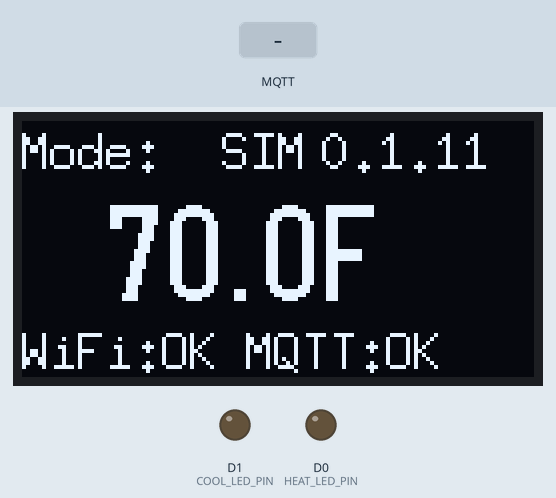
A program run on a simulated ESP8266 (NodeMCU). On the bench: 128×64 one-colour display, output pins drawn as LEDs (lit = HIGH). Inputs (shaded band) come from the test bench. WiFi joins after 1.5 s; servers stay silent unless stated; no MQTT or app messages arrive unless stated; not simulated (calls return 0 or success): secrets.h; names the files do not define were given values by the test bench: API_PORT = 80, MQTT_BROKER_PORT = 1883; what the program prints to the serial monitor is not drawn.

Above: at 4.4 s.
4.5 s: MQTT message "cool" arrives on the first subscribed topic
At 5.5 s:
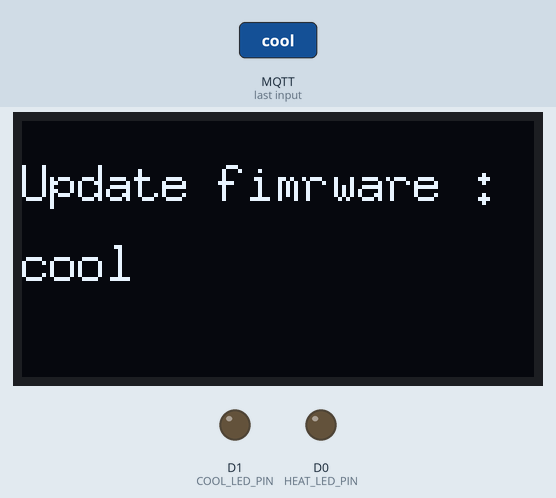
6.0 s: MQTT message "heat" arrives on the first subscribed topic
At 6.7 s:
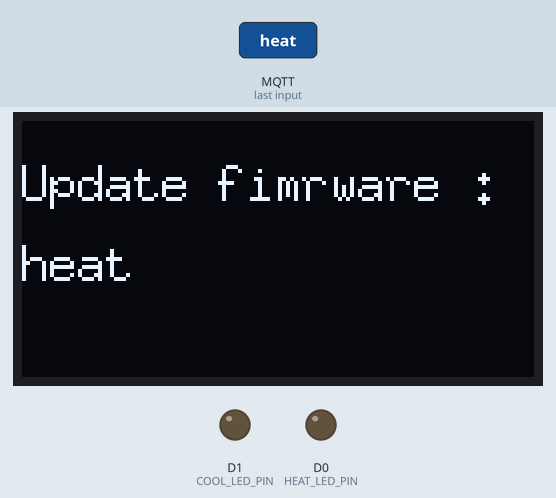
7.5 s: MQTT message "phy" arrives on the first subscribed topic
At 7.8 s:
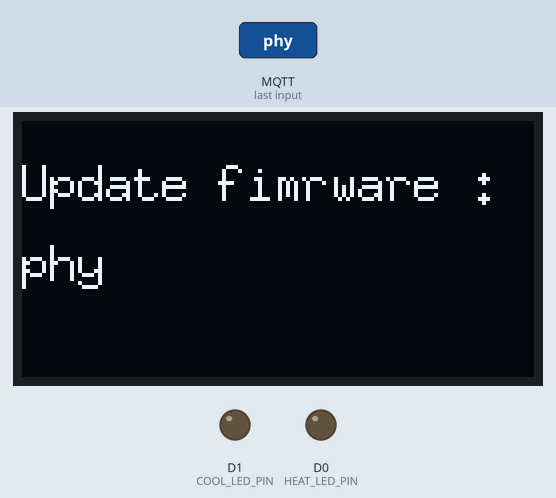
9.0 s: MQTT message "0" arrives on the first subscribed topic
At 10.2 s:
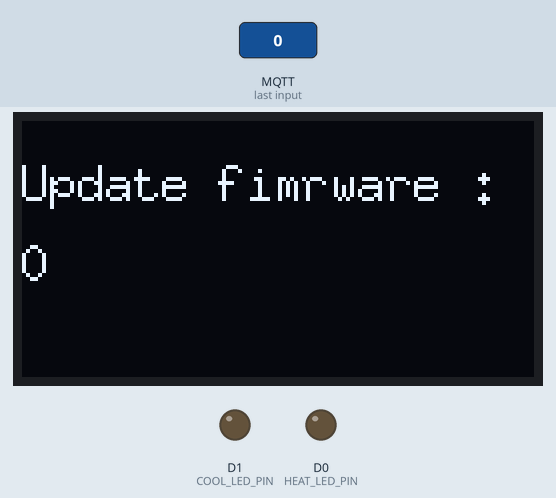
10.5 s: MQTT message "cool" arrives on the second subscribed topic
At 11.6 s:
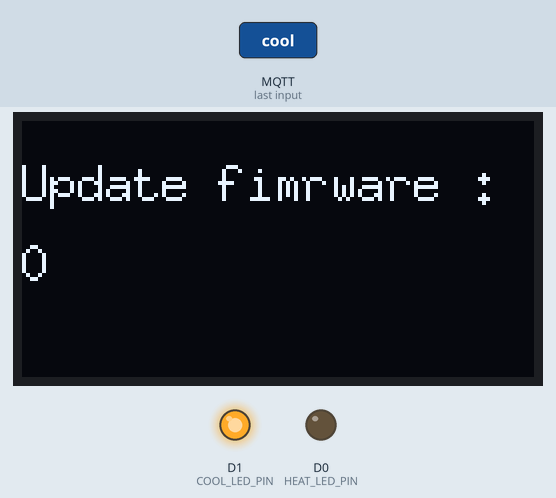
12.0 s: MQTT message "heat" arrives on the second subscribed topic
At 12.7 s:
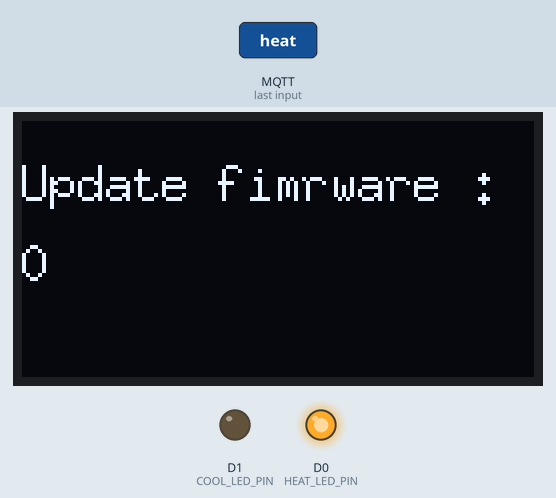
Timing chart, 0 to 14.5 s (numbered marks = the images above; inputs shaded):
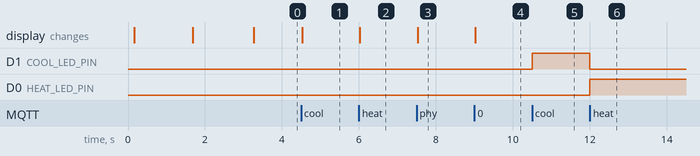

Measured:
- after the input at 4.5 s, the display: changes at once (image 1)
- after the input at 6.0 s, the display: changes at once (image 2)
- after the input at 7.5 s, the display: changes at once (image 3)
- after the input at 9.0 s, the display: changes at once (image 4)
- after the input at 10.5 s, D1 (COOL_LED_PIN): LOW → HIGH at once
- after the input at 12.0 s, D1 (COOL_LED_PIN): HIGH → LOW at once; D0 (HEAT_LED_PIN): LOW → HIGH at once

The program:

main.cpp
```cpp
#include <Arduino.h>
#include <ESP8266WiFi.h>
#include <ESP8266httpUpdate.h>
#include <PubSubClient.h>
#include <U8g2lib.h>
#include <Wire.h>
#include "secrets.h"
#include <Adafruit_BMP085.h>

// IdeaSpark built-in OLED: SDA=GPIO12(D6), SCL=GPIO14(D5)
U8G2_SSD1306_128X64_NONAME_F_HW_I2C u8g2(U8G2_R0, /* reset=*/ U8X8_PIN_NONE, /* clock=*/ 14, /* data=*/ 12);

char deviceId[24] = "thermostat-unset"; // overwritten by deriveDeviceId() once WiFi is up
const char* DEVICE_ID = deviceId;
const char* FIRMWARE_VERSION = "0.1.11"; // keep to 0.1.NN — OLED layout in drawScreen() assumes <= 6 chars

String desiredFirmware = "";
bool otaFailed = false; // set on first failed OTA attempt; stays set until power-cycle
void checkAndApplyUpdate(); // defined later, in Step 4 (stubbed for now)

WiFiClient espClient;
PubSubClient mqttClient(espClient);

// --- Simulation config ---
const float TEMP_MIN = 65.0;
const float TEMP_MAX = 75.0;
const float TEMP_START = 70.0;
const float TEMP_STEP = 1.0;
const unsigned long STEP_INTERVAL_MS = 60000; // 60 seconds

float currentTemp = TEMP_START;
int direction = 1;
unsigned long lastStepTime = 0;

enum TempSource { SOURCE_SIM, SOURCE_PHY };
TempSource currentSource = SOURCE_SIM; // boots in SIM; switch at runtime via topicDesiredSensorMode
const char* MODE_LABEL = "SIM";
Adafruit_BMP085 bmp;
bool bmpReady = false;

const unsigned long WIFI_TIMEOUT_MS = 20000; // give up after 20s
const unsigned long MQTT_RECONNECT_INTERVAL_MS = 5000;
unsigned long lastMqttAttempt = 0;

enum ThermostatMode { MODE_IDLE, MODE_COOL, MODE_HEAT };
ThermostatMode currentMode = MODE_IDLE;
float desiredTemp = TEMP_START;

const int COOL_LED_PIN = D1;
const int HEAT_LED_PIN = D0;

char topicDesiredFirmware[64];
char topicDesiredMode[64];
char topicDesiredTemp[64];
char topicDesiredSensorMode[64];

void drawStatusScreen(const char* line1, const char* line2) {
  u8g2.clearBuffer();
  u8g2.setFont(u8g2_font_7x13_tf);
  u8g2.drawStr(0, 20, line1);
  u8g2.drawStr(0, 40, line2);
  u8g2.sendBuffer();
}

void drawScreen() {
  u8g2.clearBuffer();
  u8g2.setFont(u8g2_font_7x13_tf);
  u8g2.drawStr(0, 12, "Mode:");
  u8g2.drawStr(50, 12, MODE_LABEL);
  u8g2.drawStr(75, 12, FIRMWARE_VERSION);

  char statusLine[24];
  const char* wifiState = (WiFi.status() == WL_CONNECTED) ? "OK" : "X";
  const char* mqttState = mqttClient.connected() ? "OK" : "X";
  snprintf(statusLine, sizeof(statusLine), "WiFi:%s MQTT:%s", wifiState, mqttState);
  u8g2.drawStr(0, 62, statusLine);

  u8g2.setFont(u8g2_font_logisoso24_tf);
  char tempStr[8];
  snprintf(tempStr, sizeof(tempStr), "%.1fF", currentTemp);
  u8g2.drawStr(20, 45, tempStr);

  u8g2.sendBuffer();
}

void connectWiFi() {
  Serial.print("Connecting to WiFi: ");
  Serial.println(WIFI_SSID);
  drawStatusScreen("Connecting WiFi...", WIFI_SSID);

  WiFi.mode(WIFI_STA);
  WiFi.begin(WIFI_SSID, WIFI_PASSWORD);

  unsigned long start = millis();
  while (WiFi.status() != WL_CONNECTED && millis() - start < WIFI_TIMEOUT_MS) {
    delay(500);
    Serial.print(".");
  }
  Serial.println();

  if (WiFi.status() == WL_CONNECTED) {
    Serial.print("WiFi connected. IP: ");
    Serial.println(WiFi.localIP());
    drawStatusScreen("WiFi connected", WiFi.localIP().toString().c_str());
    delay(1500);
  } else {
    Serial.println("WiFi connect FAILED (timeout). Continuing without WiFi.");
    drawStatusScreen("WiFi FAILED", "continuing offline");
    delay(1500);
  }
}

void deriveDeviceId() {
  String mac = WiFi.macAddress(); // "AA:BB:CC:DD:EE:FF"
  mac.replace(":", "");
  mac.toLowerCase();
  snprintf(deviceId, sizeof(deviceId), "thermostat-%s", mac.c_str());
  Serial.print("Device ID: ");
  Serial.println(deviceId); // operator reads this to register the device
}

void updateModeLeds() {
  digitalWrite(COOL_LED_PIN, currentMode == MODE_COOL ? HIGH : LOW);
  digitalWrite(HEAT_LED_PIN, currentMode == MODE_HEAT ? HIGH : LOW);
}

void onMqttMessage(char* topic, byte* payload, unsigned int length) {
  String message;
  message.reserve(length);
  for (unsigned int i = 0; i < length; i++) {
    message += (char)payload[i];
  }

  if (strcmp(topic, topicDesiredFirmware) == 0) {
    desiredFirmware = message;
    Serial.print("Desired firmware: ");
    Serial.println(desiredFirmware);
    checkAndApplyUpdate();
  } else if (strcmp(topic, topicDesiredMode) == 0) {
    if (message == "cool") {
      currentMode = MODE_COOL;
    } else if (message == "heat") {
      currentMode = MODE_HEAT;
    } else {
      currentMode = MODE_IDLE;
    }
    Serial.print("Desired mode: ");
    Serial.println(message);
    updateModeLeds();
  } else if (strcmp(topic, topicDesiredTemp) == 0) {
    desiredTemp = message.toFloat();
    Serial.print("Desired temp: ");
    Serial.println(desiredTemp);
  } else if (strcmp(topic, topicDesiredSensorMode) == 0) {
    if (message == "phy") {
      currentSource = SOURCE_PHY;
      MODE_LABEL = "PHY";
    } else {
      currentSource = SOURCE_SIM;
      MODE_LABEL = "SIM";
    }
    Serial.print("Desired sensor mode: ");
    Serial.println(message);
    drawScreen();
  }
}

void checkAndApplyUpdate() {
  if (otaFailed) return; // already failed this boot; skip until power-cycle

  if (desiredFirmware.length() > 0 && desiredFirmware != FIRMWARE_VERSION) {
    Serial.print("Update needed: would attempt OTA from ");
    Serial.print(FIRMWARE_VERSION);
    Serial.print(" to ");
    Serial.println(desiredFirmware);

    drawStatusScreen("Update fimrware :", desiredFirmware.c_str());

    char url[128];
    snprintf(url, sizeof(url), "http://%s:%d/firmware/%s/download", API_HOST, API_PORT, desiredFirmware.c_str());


    WiFiClient client;
    t_httpUpdate_return ret = ESPhttpUpdate.update(client, url);

    switch(ret){
        case HTTP_UPDATE_FAILED:
            Serial.printf("OTA failed (%d): %s\n", ESPhttpUpdate.getLastError(), ESPhttpUpdate.getLastErrorString().c_str());
            drawStatusScreen("Update FAILED", ESPhttpUpdate.getLastErrorString().c_str());
            otaFailed = true;
            break;
        case HTTP_UPDATE_NO_UPDATES:
        Serial.println("OTA: no update needed.");
        break;
      case HTTP_UPDATE_OK:
        // device reboots automatically; this line won't be reached
        break;
    }
  }
}

void connectMQTT() {
  if (WiFi.status() != WL_CONNECTED) return;

  Serial.print("Connecting to MQTT broker: ");
  Serial.print(MQTT_BROKER_HOST);
  Serial.print(":");
  Serial.println(MQTT_BROKER_PORT);

  if (mqttClient.connect(DEVICE_ID)) {
    Serial.println("MQTT connected.");
    mqttClient.subscribe(topicDesiredFirmware);
    mqttClient.subscribe(topicDesiredMode);
    mqttClient.subscribe(topicDesiredTemp);
    mqttClient.subscribe(topicDesiredSensorMode);
  } else {
    Serial.print("MQTT connect failed, rc=");
    Serial.println(mqttClient.state());
  }
}

void updateTemperature() {
  if (currentSource == SOURCE_PHY) {
    if (!bmpReady) {
      Serial.println("BMP180 not ready, keeping last known temperature");
      return;
    }
    float celsius = bmp.readTemperature();
    currentTemp = celsius * 9.0 / 5.0 + 32.0;
  } else {
    currentTemp += direction * TEMP_STEP;

    if (currentTemp >= TEMP_MAX) {
      currentTemp = TEMP_MAX;
      direction = -1;
    } else if (currentTemp <= TEMP_MIN) {
      currentTemp = TEMP_MIN;
      direction = 1;
    }
  }
}

void publishTelemetry(unsigned long uptimeMs) {
  if (!mqttClient.connected()) return;

  char payload[192];
  snprintf(payload, sizeof(payload),
           "{\"deviceId\":\"%s\",\"temperature\":%.1f,\"uptime\":%lu,\"firmware\":\"%s\",\"rssi\":%d}",
           DEVICE_ID, currentTemp, uptimeMs, FIRMWARE_VERSION, WiFi.RSSI());

  char topic[48];
  snprintf(topic, sizeof(topic), "devices/%s/telemetry", DEVICE_ID);

  mqttClient.publish(topic, payload);
  Serial.print("Published: ");
  Serial.println(payload);
}

void setup() {
  Serial.begin(115200);
  delay(100);
  Serial.println();
  Serial.println("=== BOOT ===");
  Serial.print("Thermostat firmware boot OK (");
  Serial.print(MODE_LABEL);
  Serial.println(" MODE)");
  Serial.print("Starting temp: ");
  Serial.println(currentTemp);

  u8g2.begin();

  bmpReady = bmp.begin();
  if (!bmpReady) {
    Serial.println("BMP180 not detected on I2C bus.");
  }

  pinMode(COOL_LED_PIN, OUTPUT);
  pinMode(HEAT_LED_PIN, OUTPUT);
  updateModeLeds();

  connectWiFi();

  deriveDeviceId();

  snprintf(topicDesiredFirmware, sizeof(topicDesiredFirmware), "devices/%s/twin/desired/firmware", DEVICE_ID);
  snprintf(topicDesiredMode, sizeof(topicDesiredMode), "devices/%s/twin/desired/mode", DEVICE_ID);
  snprintf(topicDesiredTemp, sizeof(topicDesiredTemp), "devices/%s/twin/desired/temp", DEVICE_ID);
  snprintf(topicDesiredSensorMode, sizeof(topicDesiredSensorMode), "devices/%s/twin/desired/sensorMode", DEVICE_ID);

  mqttClient.setServer(MQTT_BROKER_HOST, MQTT_BROKER_PORT);
  mqttClient.setCallback(onMqttMessage);
  connectMQTT();

  drawScreen();
  lastStepTime = millis();
}

void loop() {
  unsigned long now = millis();

  // If WiFi drops, try to reconnect (non-blocking check, ESP8266 core handles some of this automatically,
  // but we log status changes)
  static bool wasConnected = (WiFi.status() == WL_CONNECTED);
  bool isConnected = (WiFi.status() == WL_CONNECTED);
  if (isConnected != wasConnected) {
    Serial.println(isConnected ? "WiFi reconnected." : "WiFi lost connection.");
    wasConnected = isConnected;
    drawScreen();
  }

  if (isConnected) {
    if (mqttClient.connected()) {
      mqttClient.loop();
    } else if (now - lastMqttAttempt >= MQTT_RECONNECT_INTERVAL_MS) {
      lastMqttAttempt = now;
      connectMQTT();
      drawScreen();
    }
  }

  if (now - lastStepTime >= STEP_INTERVAL_MS) {
    lastStepTime = now;

    updateTemperature();

    Serial.print(MODE_LABEL);
    Serial.print(" temp: ");
    Serial.print(currentTemp);
    Serial.print(" F  (uptime ms: ");
    Serial.print(now);
    Serial.println(")");

    publishTelemetry(now);
    drawScreen();
  }
}
```
